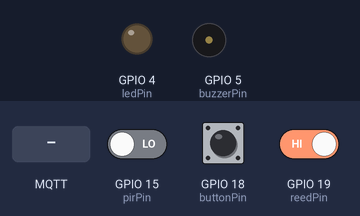
A sketch run on a simulated ESP32. On the bench: output pins drawn as LEDs (lit = HIGH), buzzer (waves = sounding, pin HIGH). Inputs (shaded band) come from the test bench; at power-on: GPIO 18 (buttonPin) HIGH, GPIO 15 (pirPin) LOW, GPIO 19 (reedPin) HIGH. WiFi joins after 1.5 s; servers stay silent unless stated; random numbers use the default seed unless the sketch sets one; no MQTT or app messages arrive unless stated; what the sketch prints to the serial monitor is not drawn.

Above: at 2.7 s.
2.8 s: GPIO 18 (buttonPin) pulled LOW for 3.2 s
At 7.8 s:
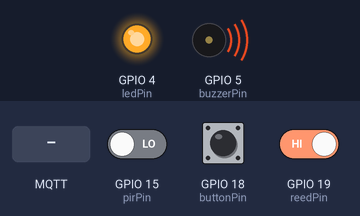
10.5 s: MQTT message "UPALI" arrives on the first subscribed topic
12.0 s: MQTT message "UGASI" arrives on the first subscribed topic
At 13.2 s:
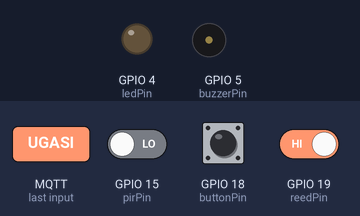
13.5 s: GPIO 18 (buttonPin) pulled LOW for 0.15 s
At 14.5 s:
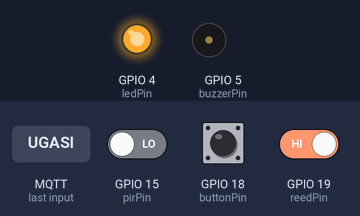
Timing chart, 0 to 16.5 s (numbered marks = the images above; inputs shaded):
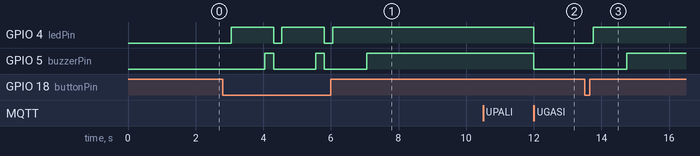

Measured:
- after the input at 2.8 s, GPIO 4 (ledPin): alternates HIGH for 1.3 s and LOW for 0.25 s, 5 changes in all, then stays HIGH, starting after 0.25 s; GPIO 5 (buzzerPin): alternates HIGH for 0.25 s and LOW for 1.3 s, 5 changes in all, then stays HIGH, starting after 1.3 s
- after the input at 12.0 s, GPIO 4 (ledPin), GPIO 5 (buzzerPin): HIGH → LOW at once
- after the input at 13.5 s, GPIO 4 (ledPin): LOW → HIGH after 0.25 s; GPIO 5 (buzzerPin): LOW → HIGH after 1.3 s

The sketch:

iot_projekt.ino
```cpp
#include <WiFi.h>
#include <PubSubClient.h> // NOVO: Biblioteka za MQTT komunikaciju

const char* ssid = "IME_WIFIJA";
const char* password = "LOZINKA WIFIJA";

const char* mqtt_server = "broker.hivemq.com"; // Besplatni javni server (broker)
const char* temaSlanje = "student/faks/alarm/stanje";    // Ovdje ESP32 šalje podatke
const char* temaKontrola = "student/faks/alarm/kontrola"; // Ovdje ESP32 sluša naredbe

WiFiClient espClient;
PubSubClient client(espClient);

int ledPin = 4;
int buzzerPin = 5;
int pirPin = 15;
int buttonPin = 18;
int reedPin = 19;

int alarmAktiviran = 0;
unsigned long zadnjaPoruka = 0;

void callback(char* topic, byte* payload, unsigned int length) {
  String poruka = "";
  for (int i = 0; i < length; i++) {
    poruka += (char)payload[i];
  }

  Serial.print("Stigla MQTT naredba: ");
  Serial.println(poruka);

  if (poruka == "UPALI") {
    alarmAktiviran = 1;
    Serial.println("--- ALARM AKTIVIRAN PREKO INTERNETA! ---");
    client.publish(temaSlanje, "Status: Alarm je UPALJEN (Daljinski)");
    digitalWrite(ledPin, HIGH);
    delay(1000);
    digitalWrite(ledPin, LOW);
  }
  // Ako stigne poruka "UGASI" preko interneta
  else if (poruka == "UGASI") {
    alarmAktiviran = 0;
    Serial.println("--- ALARM ISKLJUČEN PREKO INTERNETA! ---");
    client.publish(temaSlanje, "Status: Alarm je UGAŠEN (Daljinski)");
    digitalWrite(buzzerPin, LOW);
    digitalWrite(ledPin, LOW);
  }
}


void reconnect() {
  while (!client.connected()) {
    Serial.print("Spajam se na MQTT broker...");
    // Spajamo se s nasumičnim imenom kako ne bi bilo konflikta
    String clientId = "ESP32Student-";
    clientId += String(random(0xffff), HEX);

    if (client.connect(clientId.c_str())) {
      Serial.println(" Spojen!");
      client.subscribe(temaKontrola);
    } else {
      Serial.print(" Greska, stanje=");
      Serial.print(client.state());
      Serial.println(" Pokusavam ponovno za 5 sekundi");
      delay(5000);
    }
  }
}

void setup() {
  Serial.begin(115200);

  pinMode(ledPin, OUTPUT);
  pinMode(buzzerPin, OUTPUT);
  pinMode(pirPin, INPUT);
  pinMode(reedPin, INPUT_PULLUP);
  pinMode(buttonPin, INPUT_PULLUP);


  Serial.print("Spajam se na Wi-Fi mrezu: ");
  Serial.println(ssid);
  WiFi.begin(ssid, password);

  while (WiFi.status() != WL_CONNECTED) {
    delay(500);
    Serial.print(".");
  }

  Serial.println("\nUspjesno spojen na Wi-Fi!");
  Serial.print("IP adresa: ");
  Serial.println(WiFi.localIP());


  client.setServer(mqtt_server, 1883);
  client.setCallback(callback); // Kažemo ESP-u koju funkciju da zove kad stigne poruka
}

void loop() {
  if (!client.connected()) {
    reconnect();
  }
  client.loop();


  if (digitalRead(buttonPin) == LOW) {
    delay(250);
    if (alarmAktiviran == 0) {
      alarmAktiviran = 1;
      Serial.println("--- ALARM JE AKTIVIRAN (Gumb)! ---");
      client.publish(temaSlanje, "Status: Alarm je UPALJEN (Lokalno)");
      digitalWrite(ledPin, HIGH); delay(1000); digitalWrite(ledPin, LOW);
    } else {
      alarmAktiviran = 0;
      Serial.println("--- ALARM JE ISKLJUČEN (Gumb)! ---");
      client.publish(temaSlanje, "Status: Alarm je UGAŠEN (Lokalno)");
      digitalWrite(buzzerPin, LOW);
      digitalWrite(ledPin, LOW);
    }
  }

  if (alarmAktiviran == 1) {
    int pirStanje = digitalRead(pirPin);
    int reedStanje = digitalRead(reedPin);

    if (pirStanje == HIGH || reedStanje == HIGH) {
      digitalWrite(ledPin, HIGH);
      digitalWrite(buzzerPin, HIGH);

      unsigned long trenutnoVrijeme = millis();
      if (trenutnoVrijeme - zadnjaPoruka > 1000) {
        if (pirStanje == HIGH) {
          Serial.println("UPOZORENJE! Pokret!");
          client.publish(temaSlanje, "UPOZORENJE: Detektiran pokret!");
        }
        if (reedStanje == HIGH) {
          Serial.println("UPOZORENJE! Vrata!");
          client.publish(temaSlanje, "UPOZORENJE: Vrata su otvorena!");
        }
        zadnjaPoruka = trenutnoVrijeme;
      }
    }
    else {
      digitalWrite(ledPin, LOW);
      digitalWrite(buzzerPin, LOW);
    }
  }
}
```
